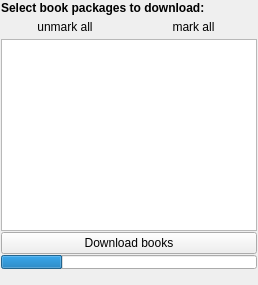
         <widget class="QWidget" name="download">
          <layout class="QVBoxLayout" name="verticalLayout_20">
           <property name="spacing">
            <number>1</number>
           </property>
           <property name="leftMargin">
            <number>1</number>
           </property>
           <property name="topMargin">
            <number>1</number>
           </property>
           <property name="rightMargin">
            <number>1</number>
           </property>
           <property name="bottomMargin">
            <number>1</number>
           </property>
           <item>
            <widget class="QLabel" name="label_4">
             <property name="font">
              <font>
               <weight>75</weight>
               <bold>true</bold>
              </font>
             </property>
             <property name="autoFillBackground">
              <bool>false</bool>
             </property>
             <property name="text">
              <string>Select book packages to download:</string>
             </property>
             <property name="wordWrap">
              <bool>true</bool>
             </property>
            </widget>
           </item>
           <item>
            <layout class="QHBoxLayout" name="horizontalLayout_17">
             <property name="spacing">
              <number>1</number>
             </property>
             <item>
              <widget class="QPushButton" name="unmarkAllBTN_2">
               <property name="sizePolicy">
                <sizepolicy hsizetype="Minimum" vsizetype="Maximum">
                 <horstretch>0</horstretch>
                 <verstretch>0</verstretch>
                </sizepolicy>
               </property>
               <property name="text">
                <string>unmark all</string>
               </property>
               <property name="icon">
                <iconset resource="../Orayta.qrc">
                 <normaloff>:/Icons/greyv.png</normaloff>:/Icons/greyv.png</iconset>
               </property>
               <property name="flat">
                <bool>true</bool>
               </property>
               <property name="margin" stdset="0">
                <number>1</number>
               </property>
              </widget>
             </item>
             <item>
              <widget class="QPushButton" name="markAllBTN_2">
               <property name="sizePolicy">
                <sizepolicy hsizetype="Minimum" vsizetype="Maximum">
                 <horstretch>0</horstretch>
                 <verstretch>0</verstretch>
                </sizepolicy>
               </property>
               <property name="toolTip">
                <string>Add all books to search</string>
               </property>
               <property name="text">
                <string>mark all</string>
               </property>
               <property name="icon">
                <iconset resource="../Orayta.qrc">
                 <normaloff>:/Icons/greenv.png</normaloff>:/Icons/greenv.png</iconset>
               </property>
               <property name="flat">
                <bool>true</bool>
               </property>
              </widget>
             </item>
            </layout>
           </item>
           <item>
            <widget class="QListWidget" name="downloadListWidget">
             <property name="sizePolicy">
              <sizepolicy hsizetype="MinimumExpanding" vsizetype="MinimumExpanding">
               <horstretch>0</horstretch>
               <verstretch>0</verstretch>
              </sizepolicy>
             </property>
             <property name="layoutDirection">
              <enum>Qt::RightToLeft</enum>
             </property>
             <property name="frameShadow">
              <enum>QFrame::Plain</enum>
             </property>
             <property name="verticalScrollMode">
              <enum>QAbstractItemView::ScrollPerPixel</enum>
             </property>
             <property name="horizontalScrollMode">
              <enum>QAbstractItemView::ScrollPerPixel</enum>
             </property>
             <property name="resizeMode">
              <enum>QListView::Adjust</enum>
             </property>
            </widget>
           </item>
           <item>
            <widget class="QPushButton" name="downloadBTN">
             <property name="text">
              <string>Download books</string>
             </property>
            </widget>
           </item>
           <item>
            <widget class="QProgressBar" name="downloadPrgBar">
             <property name="sizePolicy">
              <sizepolicy hsizetype="Minimum" vsizetype="Fixed">
               <horstretch>0</horstretch>
               <verstretch>0</verstretch>
              </sizepolicy>
             </property>
             <property name="maximumSize">
              <size>
               <width>16777215</width>
               <height>14</height>
              </size>
             </property>
             <property name="value">
              <number>24</number>
             </property>
             <property name="textVisible">
              <bool>false</bool>
             </property>
            </widget>
           </item>
           <item>
            <widget class="QLabel" name="downloadInfo">
             <property name="text">
              <string/>
             </property>
            </widget>
           </item>
          </layout>
         </widget>
